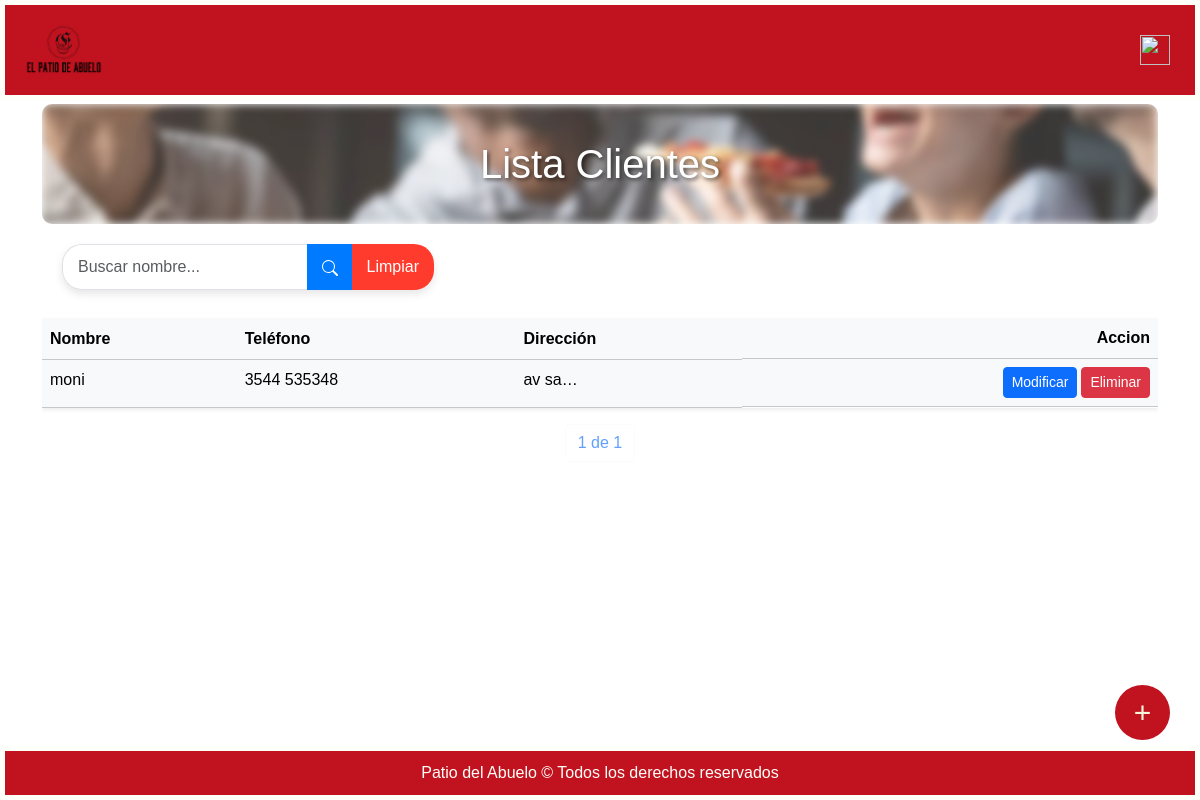
Page /clientes/ (signed in) on the earlier database version.
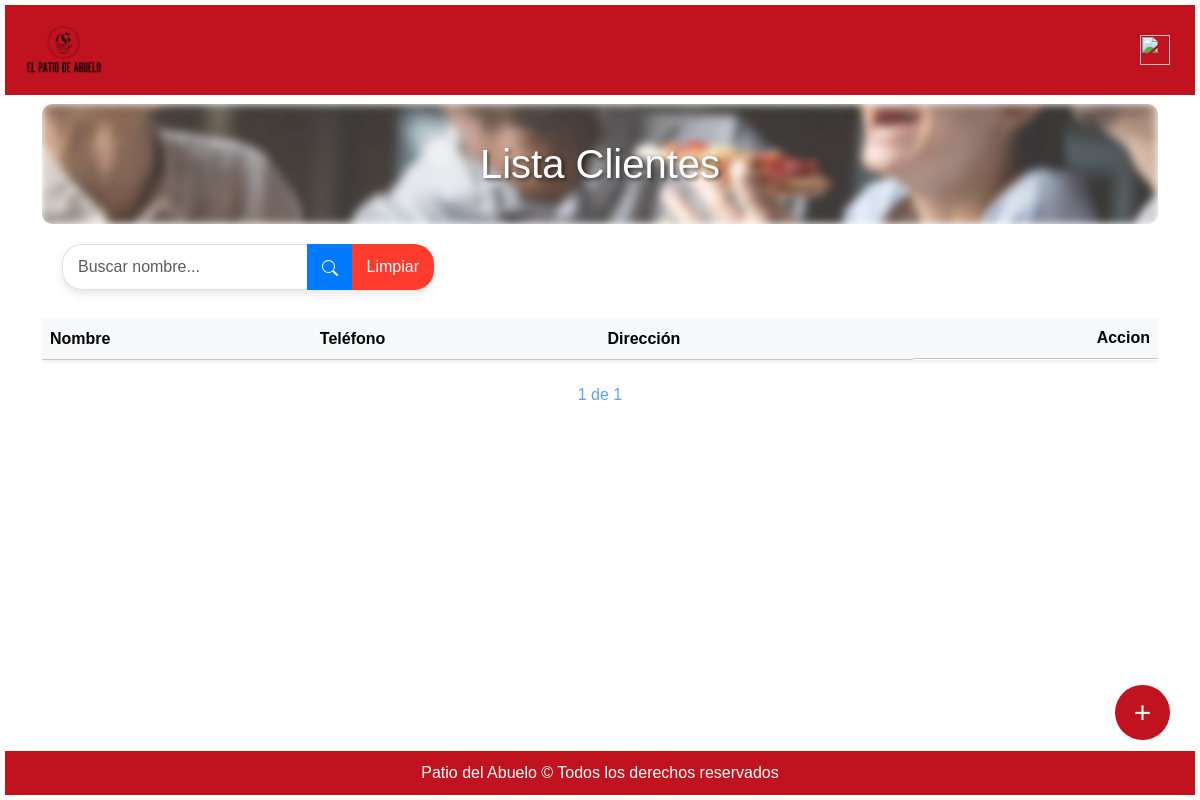
Same page on the later database version.
### miAplicacion/models.py (models this page shows, shortened)
class Cliente(models.Model):
    nombre = models.CharField(max_length=120)
    telefono = models.CharField(max_length=30, null=True, blank=True)
    direccion = models.CharField(max_length=120, null=True, blank=True)

### miAplicacion/views.py (the view)
# urls.py: path("clientes/", login_required(permission_required('miAplicacion.view_cliente')(views.listaClientes.as_view())), name="listaClientes"),
class listaClientes(ListView):
    model = Cliente
    template_name = os.path.join("listas", "listaClientes.html")
    context_object_name = 'clientes'
    paginate_by = 12
    def get_queryset(self):
        queryset = super().get_queryset()
        query = self.request.GET.get('q')
        if query:
            queryset = queryset.filter(nombre__icontains=query)
        return queryset
    def get_context_data(self, **kwargs):
        context = super().get_context_data(**kwargs)
        context['query'] = self.request.GET.get('q', '')  # Enviar el valor de la búsqueda al contexto
        return context

### patioAbuelo/templates/listas/listaClientes.html (shortened to what this page needs)
{% extends "base.html" %}
{% block content %}
<div class="container">
    <h1 class="text-center mt-1 cont titulo">Lista Clientes</h1>
    <form method="GET" class="search-bar col-10 col-md-6 col-lg-4">
        <div class="input-group">
            <input type="text" class="form-control search-input" name="q" value="{{ query }}" \
                placeholder="Buscar nombre...">
            <button class="btn btn-primary search-btn" type="submit">
                <svg xmlns="http://www.w3.org/2000/svg" width="16" height="16" fill="white" class="bi bi-search" viewBox="0 0 16 16">
                    <path d="M11.742 10.344a6.5 6.5 0 1 0-1.397 1.398h-.001q.044.06.098.115l3.85 3.85a1 1 0 0 0 1.415-1.414l-3.85-3.85a1 1 0 0 0-.115-.1zM12 6.5a5.5 5.5 0 1 1-11 0 5.5 5.5 0 0 1 11 0"/>
                </svg>
            </button>
            <button class="btn btn-limpiar" type="reset" onclick="clearSearch()">
              Limpiar
          </button>
        </div>
    </form>
<div class="table-responsive">
    <table class="table table-light shadow-sm  mt-2">
        <thead class="bg-light">
          <tr>
            <th scope="col">Nombre</th>
            <th scope="col" class="d-none d-md-table-cell">Teléfono</th>
            <th scope="col">Dirección</th>
            {% if perms.miAplicacion.change_cliente %}
            <th scope="col" class="d-flex justify-content-end">Accion</th>
            {% endif %}
          </tr>
        </thead>
        <tbody>
          {% for c in clientes %}
            {% if c.nombre != "Consumidor final"%}
              <tr>
                <td onclick="openModal('{{ c.nombre }}', '{{ c.telefono }}', '{{ c.direccion }}', '/clientes/clienteModif/{{ c.id }}', '/clientes/clienteBorrar/{{ c.id }}')">{{ c.nombre }}</td>
                <td onclick="openModal('{{ c.nombre }}', '{{ c.telefono }}', '{{ c.direccion }}', '/clientes/clienteModif/{{ c.id }}', '/clientes/clienteBorrar/{{ c.id }}')" class="d-none d-md-table-cell">{{ c.telefono|default_if_none:"-----" }}</td>
                <td onclick="openModal('{{ c.nombre }}', '{{ c.telefono }}', '{{ c.direccion }}', '/clientes/clienteModif/{{ c.id }}', '/clientes/clienteBorrar/{{ c.id }}')">{{ c.direccion|default_if_none:"-----" | truncatechars:6}}</td>
                {% if perms.miAplicacion.change_cliente %}
                    <td class="d-flex justify-content-end gap-1">
                      <button class="btn btn-sm btn-primary">
                        <a href="/clientes/clienteModif/{{ c.id }}" class="text-white text-decoration-none">Modificar</a>
                      </button>
                      <button class="btn btn-sm btn-danger">
                        <a href="/clientes/clienteBorrar/{{ c.id }}" class="text-white text-decoration-none">Eliminar</a>
                      </button>
                    </td>
                {% endif %}
              </tr>
            {% endif %}
          {% endfor %}
        </tbody>
    </table>
</div>
    <div class="pagination justify-content-center">
        <span class="current-page btn btn-outline-light disabled text-primary mb-3">
            {{ page_obj.number }} de {{ page_obj.paginator.num_pages }}
        </span>
    </div>
    {% if perms.miAplicacion.add_cliente %}
    <a href="{% url 'clienteNuevo' %}" class="customButton">+</a>
    {% endif %}
</div>
{% endblock %}

Differences in the rows shown:
removed Cliente: nombre "moni", telefono "3544 535348", direccion "av sa…"
